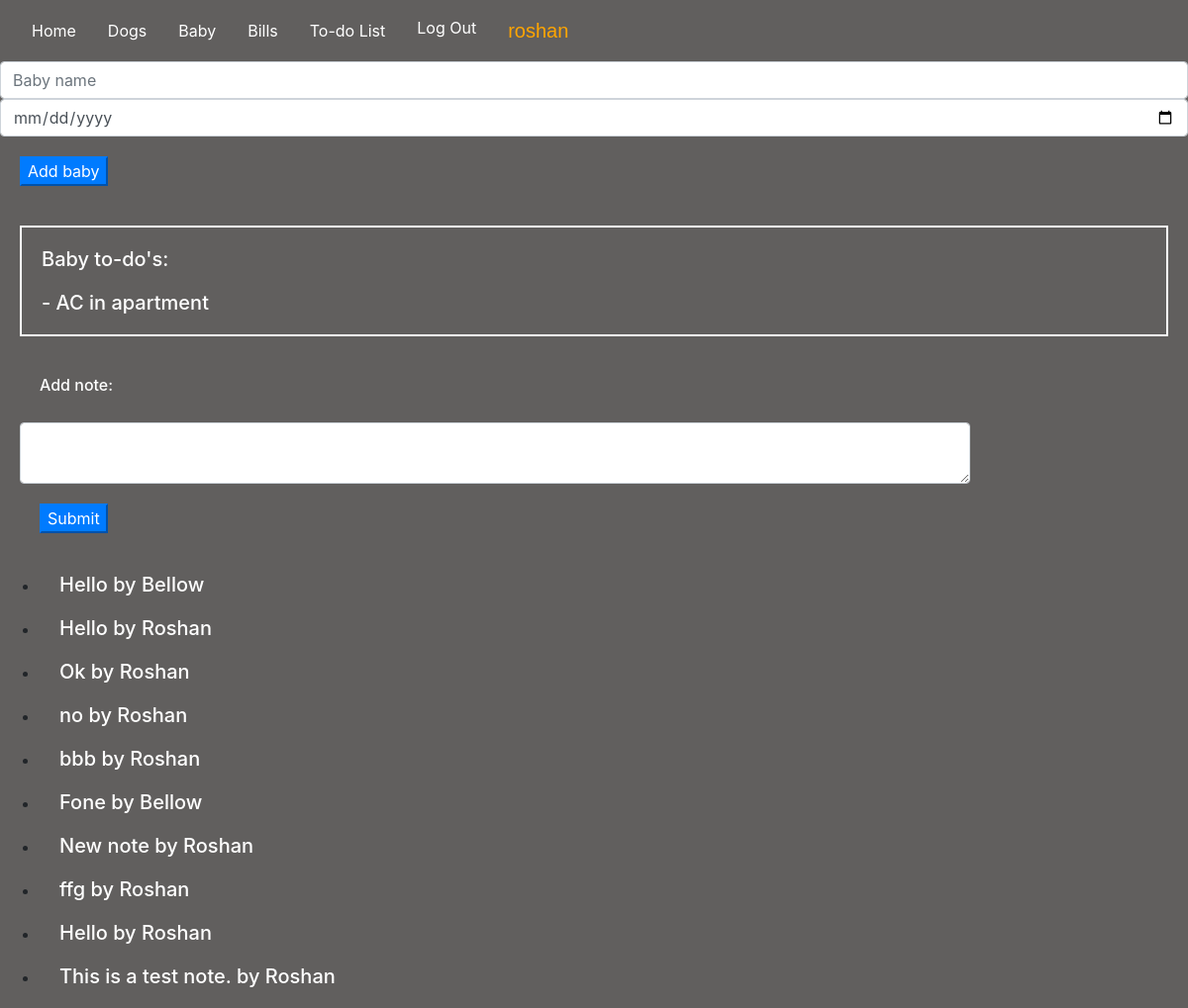
The page /baby (signed in) on the database as committed earlier.
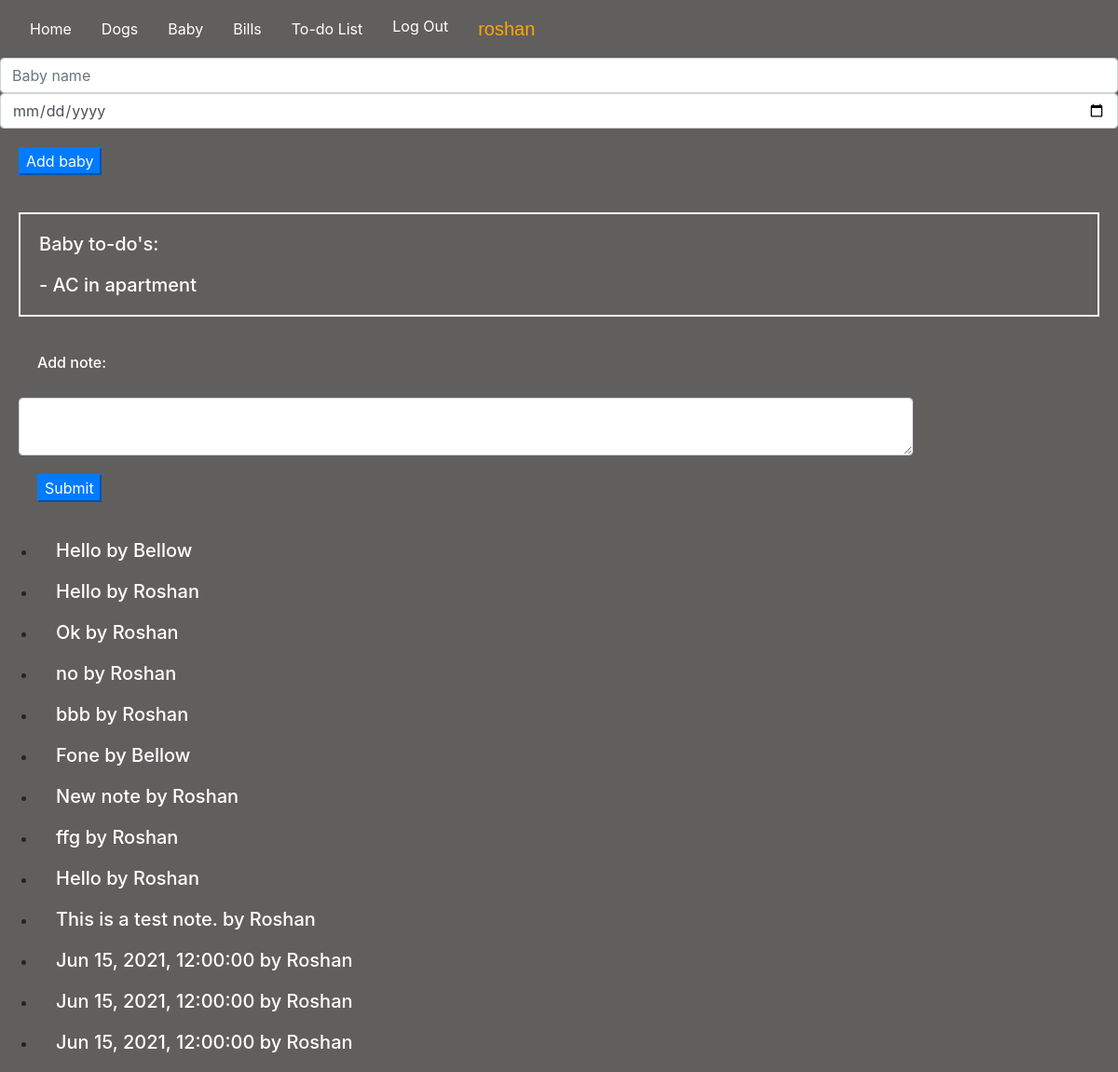
The same page on the database as committed later.
### housemanager/models.py (models this page shows, shortened)
class Todo(models.Model):
    todo = models.CharField(max_length = 200)
    done = models.BooleanField(default=False)
    todo_date = models.DateField(default=datetime.now, blank=True)
    todo_cat = models.CharField(max_length=200, blank = True)

class Notes(models.Model):
    note = models.TextField(blank=True)
    user_note = models.ForeignKey(User, on_delete=models.CASCADE)

### housemanager/views.py (the view, shortened to what this page needs)
# urls.py: path("baby", views.baby, name="baby"),
@login_required(login_url="/login")
@csrf_exempt
def baby(request):
    if request.method == "GET":
        baby = Baby.objects.all()
        notes = Notes.objects.all()
        baby_todo = Todo.objects.filter(todo_cat="Baby", done=False)
        return render(request, "housemanager/baby.html", {
            "baby_todo": baby_todo,
            "baby": baby,
            "notes": notes
        })

### housemanager/templates/housemanager/baby.html (shortened to what this page needs)
{% extends "housemanager/layout.html" %}
{% load static %}
{% block body %}
<form id="baby_form" action="{% url 'baby_add' %}" method="POST">
    <input type="text" id="baby_name" name="baby_name" class="form-control" placeholder="Baby name">
    <input type="date" id="due_date" name="due_date" class="form-control" placeholder="Due date">
    <input type="submit" class="btn-primary" value="Add baby" id="submit_baby">
</form>
<div id="baby-todo">
    {% for baby_todo in baby_todo %}
        <h5>Baby to-do's:</h5>
        <h5> - {{baby_todo.todo}}</h5>
    {% endfor %}
</div>
<div id="note-div">
    <label for="note"><h6>Add note:</h5></label>
    <textarea class="form-control" id="note"></textarea>
    <button class="btn-primary" id="note-but">Submit</button>
</div>
<div>
    <ul id="baby-notes">
        {% for notes in notes%}
        <li>
            <h5>{{notes.note}} by {{notes.user_note | title}}</h5>
        </li>
        {% endfor %}
    </ul>
</div>
{% endblock %}

### housemanager/templates/housemanager/layout.html (shortened to what this page needs)
{% load static %}
<!DOCTYPE html>
<html lang="en">
    <head>
        <link rel="stylesheet" href="https://stackpath.bootstrapcdn.com/bootstrap/4.4.1/css/bootstrap.min.css">
        <link href="{% static 'housemanager/styles.css' %}" rel="stylesheet">
    </head>
    <body>
        <nav id="topnav" class="navbar navbar-expand-lg">
            <a class="nav-link active" href="{% url 'index' %}">Home</a>
            <a class="nav-link active" href="{% url 'dogs' %}">Dogs</a>
            <a class="nav-link active" href="{% url 'baby' %}">Baby</a>
            <a class="nav-link active" href="{% url 'bills' %}">Bills</a>
            <a class="nav-link active" href="{% url 'todo' %}">To-do List</a>
            <div>
              <ul class="nav">
                {% if user.is_authenticated %}
                    <li class="nav-item">
                        <a class="nav-link" href="{% url 'logout' %}">Log Out</a>
                    </li>
                    <li class="nav-item">
                        <a class="nav-link" id="user" >{{user}}</a>
                    </li>
                {% else %}
                    <li class="nav-item">
                        <a class="nav-link" href="{% url 'login' %}">Log In</a>
                    </li>
                {% endif %}
              </ul>
            </div>
         </nav>
                {% block body %}
                {% endblock %}
    </body>
</html>

### housemanager/static/housemanager/styles.css (style rules this page uses)
html, body { background-color: #615f5e; margin: 0; padding: 0; display: block; }
h5, h6 { color: white; margin: 20px; }
a { color: white; }
.btn-primary { margin: 20px; }
#note-div { width: 80%; margin: 20px; }
#note-but { margin-left: 20px; }
#user { color: orange; font-size: 15pt; font-family: 'Lucida Sans', 'Lucida Sans Regular', 'Lucida Grande', 'Lucida Sans Unicode', Geneva, Verdana, sans-serif; }
#baby-todo { border: 2px solid white; margin: 20px; }

Rows that differ between the two databases and show on the page:
added Notes: note "Jun 15, 2021, 12:00:00", user_note "Roshan"
added Notes: note "Jun 15, 2021, 12:00:00", user_note "Roshan"
added Notes: note "Jun 15, 2021, 12:00:00", user_note "Roshan"
